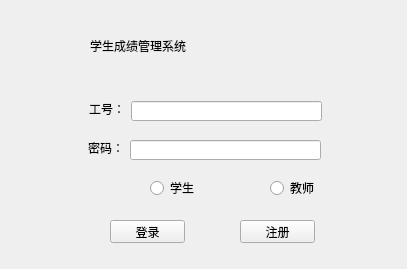
<?xml version="1.0" encoding="UTF-8"?>
<ui version="4.0">
 <class>login</class>
 <widget class="QWidget" name="login">
  <property name="geometry">
   <rect>
    <x>0</x>
    <y>0</y>
    <width>407</width>
    <height>269</height>
   </rect>
  </property>
  <property name="windowTitle">
   <string>login</string>
  </property>
  <widget class="QPushButton" name="loginBtn">
   <property name="geometry">
    <rect>
     <x>110</x>
     <y>220</y>
     <width>75</width>
     <height>23</height>
    </rect>
   </property>
   <property name="text">
    <string>登录</string>
   </property>
  </widget>
  <widget class="QPushButton" name="registerBtn">
   <property name="geometry">
    <rect>
     <x>240</x>
     <y>220</y>
     <width>75</width>
     <height>23</height>
    </rect>
   </property>
   <property name="text">
    <string>注册</string>
   </property>
  </widget>
  <widget class="QRadioButton" name="studentRadio">
   <property name="geometry">
    <rect>
     <x>150</x>
     <y>180</y>
     <width>89</width>
     <height>16</height>
    </rect>
   </property>
   <property name="text">
    <string>学生</string>
   </property>
  </widget>
  <widget class="QRadioButton" name="teacherRadio">
   <property name="geometry">
    <rect>
     <x>270</x>
     <y>180</y>
     <width>89</width>
     <height>16</height>
    </rect>
   </property>
   <property name="text">
    <string>教师</string>
   </property>
  </widget>
  <widget class="QLabel" name="label">
   <property name="geometry">
    <rect>
     <x>89</x>
     <y>101</y>
     <width>36</width>
     <height>16</height>
    </rect>
   </property>
   <property name="text">
    <string>工号：</string>
   </property>
  </widget>
  <widget class="QLabel" name="label_2">
   <property name="geometry">
    <rect>
     <x>88</x>
     <y>140</y>
     <width>36</width>
     <height>16</height>
    </rect>
   </property>
   <property name="text">
    <string>密码：</string>
   </property>
  </widget>
  <widget class="QLabel" name="label_3">
   <property name="geometry">
    <rect>
     <x>90</x>
     <y>30</y>
     <width>251</width>
     <height>31</height>
    </rect>
   </property>
   <property name="styleSheet">
    <string notr="true">font: 20pt &quot;DFKai-SB&quot;;</string>
   </property>
   <property name="text">
    <string>学生成绩管理系统</string>
   </property>
  </widget>
  <widget class="QLineEdit" name="passwordLineEdit">
   <property name="geometry">
    <rect>
     <x>130</x>
     <y>140</y>
     <width>191</width>
     <height>20</height>
    </rect>
   </property>
  </widget>
  <widget class="QLineEdit" name="IDLineEdit">
   <property name="geometry">
    <rect>
     <x>131</x>
     <y>101</y>
     <width>191</width>
     <height>20</height>
    </rect>
   </property>
  </widget>
  <widget class="QLabel" name="label_4">
   <property name="geometry">
    <rect>
     <x>0</x>
     <y>0</y>
     <width>411</width>
     <height>271</height>
    </rect>
   </property>
   <property name="styleSheet">
    <string notr="true">border-image:url(:/gradesystem/Resources/loginbk.jpg)</string>
   </property>
   <property name="text">
    <string/>
   </property>
  </widget>
  <zorder>label_4</zorder>
  <zorder>loginBtn</zorder>
  <zorder>registerBtn</zorder>
  <zorder>studentRadio</zorder>
  <zorder>teacherRadio</zorder>
  <zorder>label</zorder>
  <zorder>label_2</zorder>
  <zorder>label_3</zorder>
  <zorder>passwordLineEdit</zorder>
  <zorder>IDLineEdit</zorder>
 </widget>
 <layoutdefault spacing="6" margin="11"/>
 <resources/>
 <connections/>
</ui>
